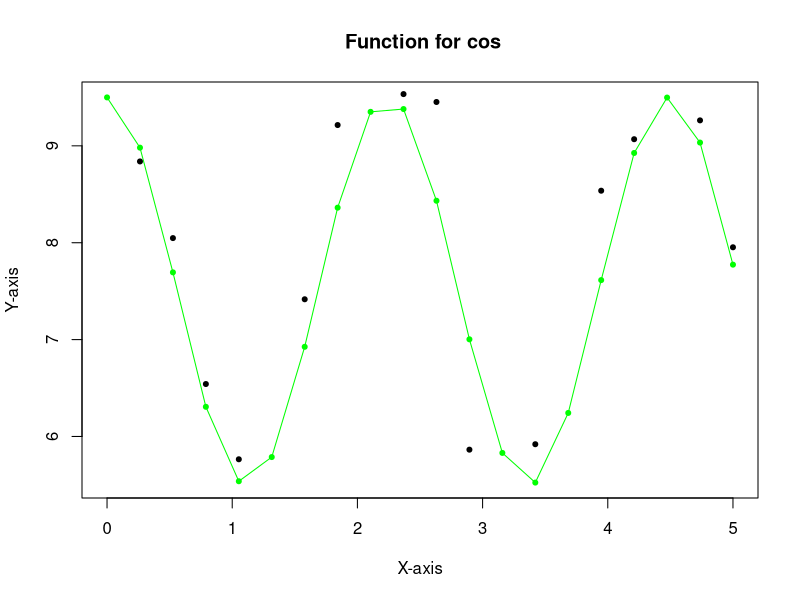
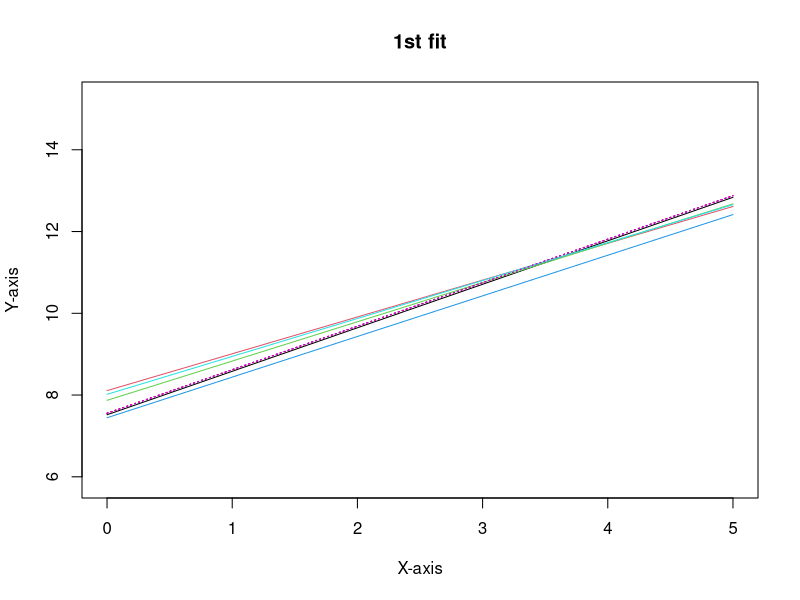
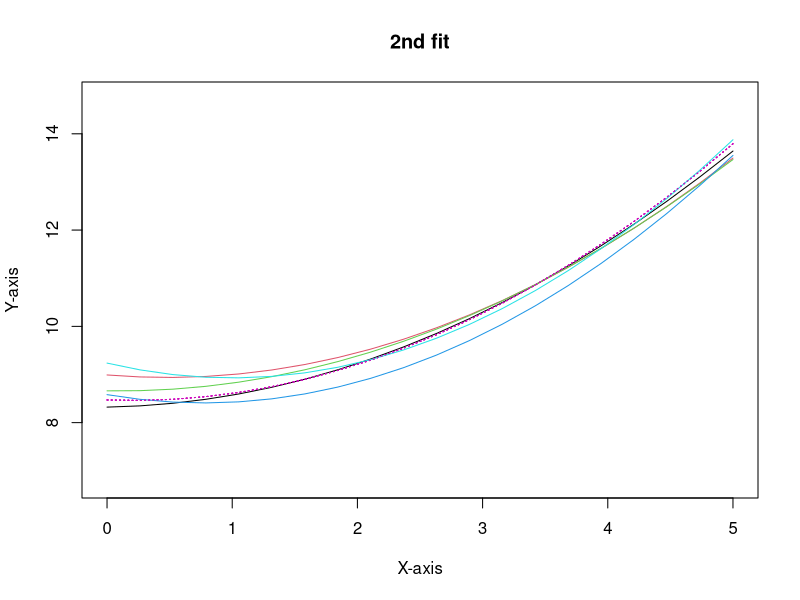
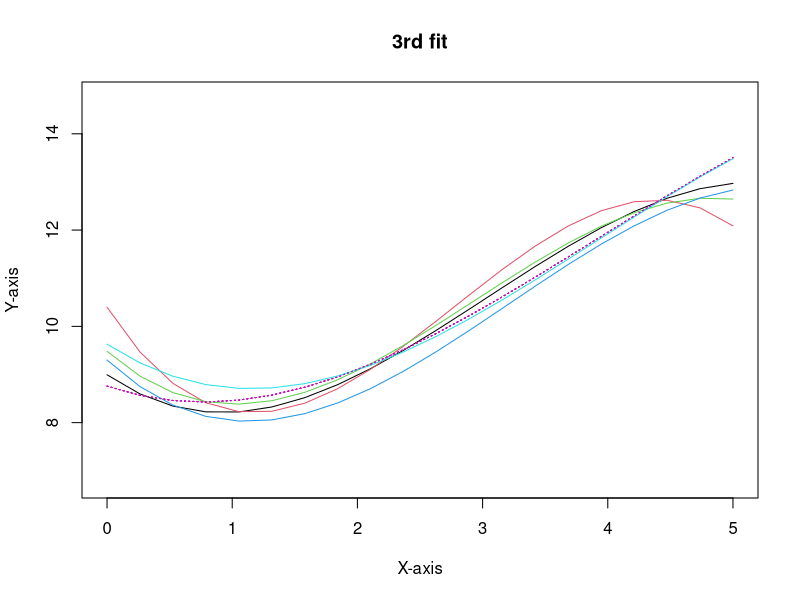
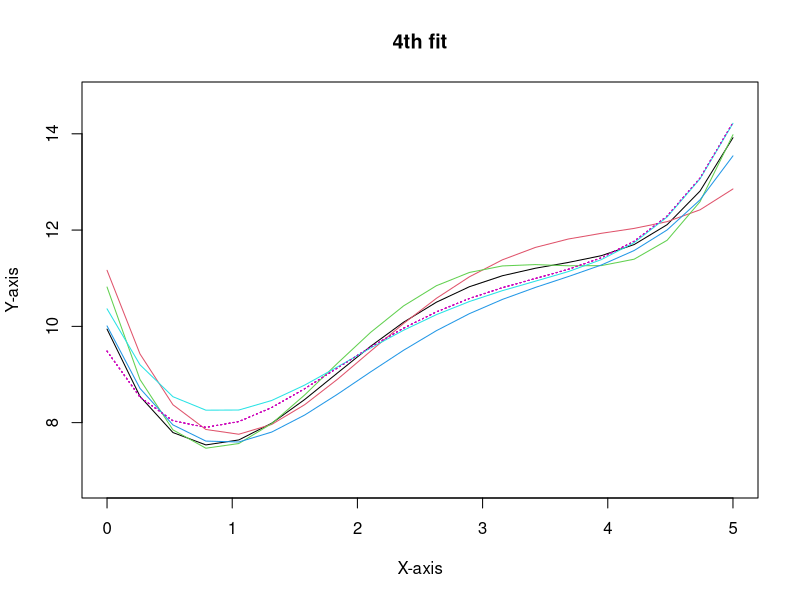
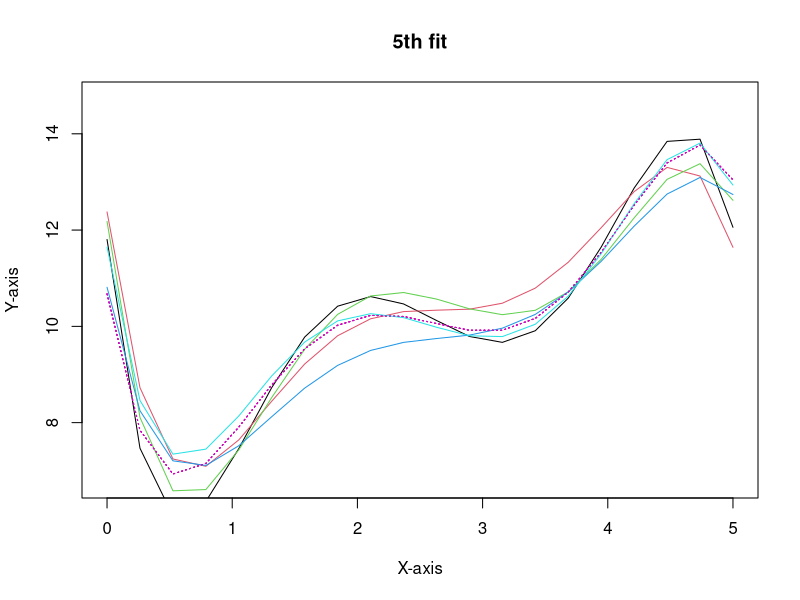

Recreate these plots in R, in order.
#input x \epsilon 0,5 with normal distribution (0,1)
x<-seq(0,5, length.out = 20)

#y is cos function
y<-(2*cos(2.8*x)+7.5)
z<-(x+y)
#add noise to the cos fucntion.
noise<-rnorm(x,mean = 0, sd = 1)
input<-(y+noise)

#plot cos function with noise.
plot(x,y,main = " Function for cos", type='o' , ylab = "Y-axis", xlab = "X-axis",col = "green" ,pch = 20)
points(x,input, pch =20)

inputmatrix<-vector(mode="list", length=101)

for(i in 1:100){
  #inputmatrix[[i]]<-seq(0,5, length.out = 20)
  inputmatrix[[i]]<-x+y+rnorm(x,mean = 0,sd = 1)
 
}
average<-do.call(rbind,inputmatrix)
averageFits<-colMeans(average)
#inputmatrix ready!

#set1

plot(x,inputmatrix[[i]], main = "1st fit", type = 'n', ylab = "Y-axis", xlab = "X-axis", col= "red", pch=20)

for(i in 1:5){
  m1<-lm( inputmatrix[[i]] ~ x )
  
  lines.default(x,predict(m1),type ='l', col=i)
  m1<-lm(averageFits ~ x)
  lines.default(x,predict(m1), type = 'l', col=6, lty=3)
  
}

#set2
plot(x,inputmatrix[[i]], main = "2nd fit", type = 'n', ylab = "Y-axis", xlab = "X-axis", col= "green", pch=20)

for(i in 1:5){
  m1<-lm(inputmatrix[[i]]~ x + I(x^2) )
  #points(x,predict(m1), pch = 1)
  lines.default(x,predict(m1),type ='l', col=i)
  m1<-lm(averageFits ~ x + I(x^2))
  lines.default(x,predict(m1), type = 'l', col=6, lty=3)
}


#set3
plot(x,inputmatrix[[i]], main = "3rd fit", type = 'n', ylab = "Y-axis", xlab = "X-axis", col= "blue", pch=20)

for(i in 1:5){
  m1<-lm(inputmatrix[[i]] ~ x + I(x^2) + I(x^3) )
  #points(x,predict(m1), pch = 1)
  lines.default(x,predict(m1),type ='l', col=i)
  m1<-lm(averageFits ~ x + I(x^2) + I(x^3))
  lines.default(x,predict(m1), type = 'l', col=6, lty=3)
}

#set4
plot(x,inputmatrix[[i]], main = "4th fit", type = 'n', ylab = "Y-axis", xlab = "X-axis", col= "black", pch=20)

for(i in 1:5){
  m1<-lm( inputmatrix[[i]]~ x + I(x^2) + I(x^3) + I(x^4))
  
  #points(x,predict(m1), pch = 1)
  lines.default(x,predict(m1),type ='l', col=i)
  m1<-lm(averageFits ~ x + I(x^2) + I(x^3) + I(x^4))
  lines.default(x,predict(m1), type = 'l', col=6, lty=3)
}


#set5
plot(x,inputmatrix[[i]], main = "5th fit", type = 'n', ylab = "Y-axis", xlab = "X-axis", col= "red", pch=20)

for(i in 1:5){
  m1<-lm( inputmatrix[[i]]~ x + I(x^2) + I(x^3) + I(x^4) + I(x^5))
  #points(x,predict(m1), pch = 1)
  lines.default(x,predict(m1),type ='l', col=i)
  m1<-lm(averageFits ~ x + I(x^2) + I(x^3) + I(x^4) + I(x^5))
  lines.default(x,predict(m1), type = 'l', col=6, lty=3)
}

#------------Part A completes.
#------------Average plotting.